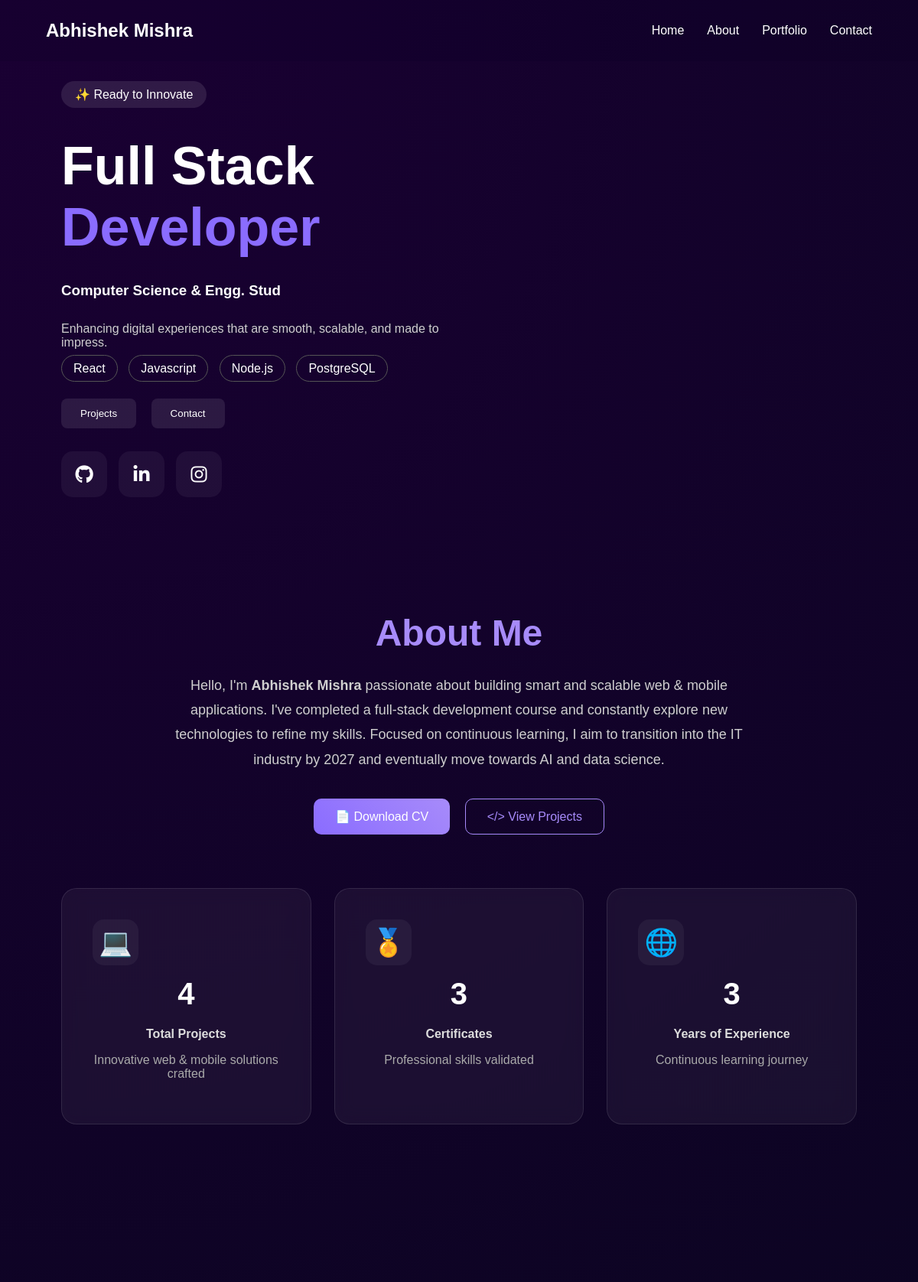
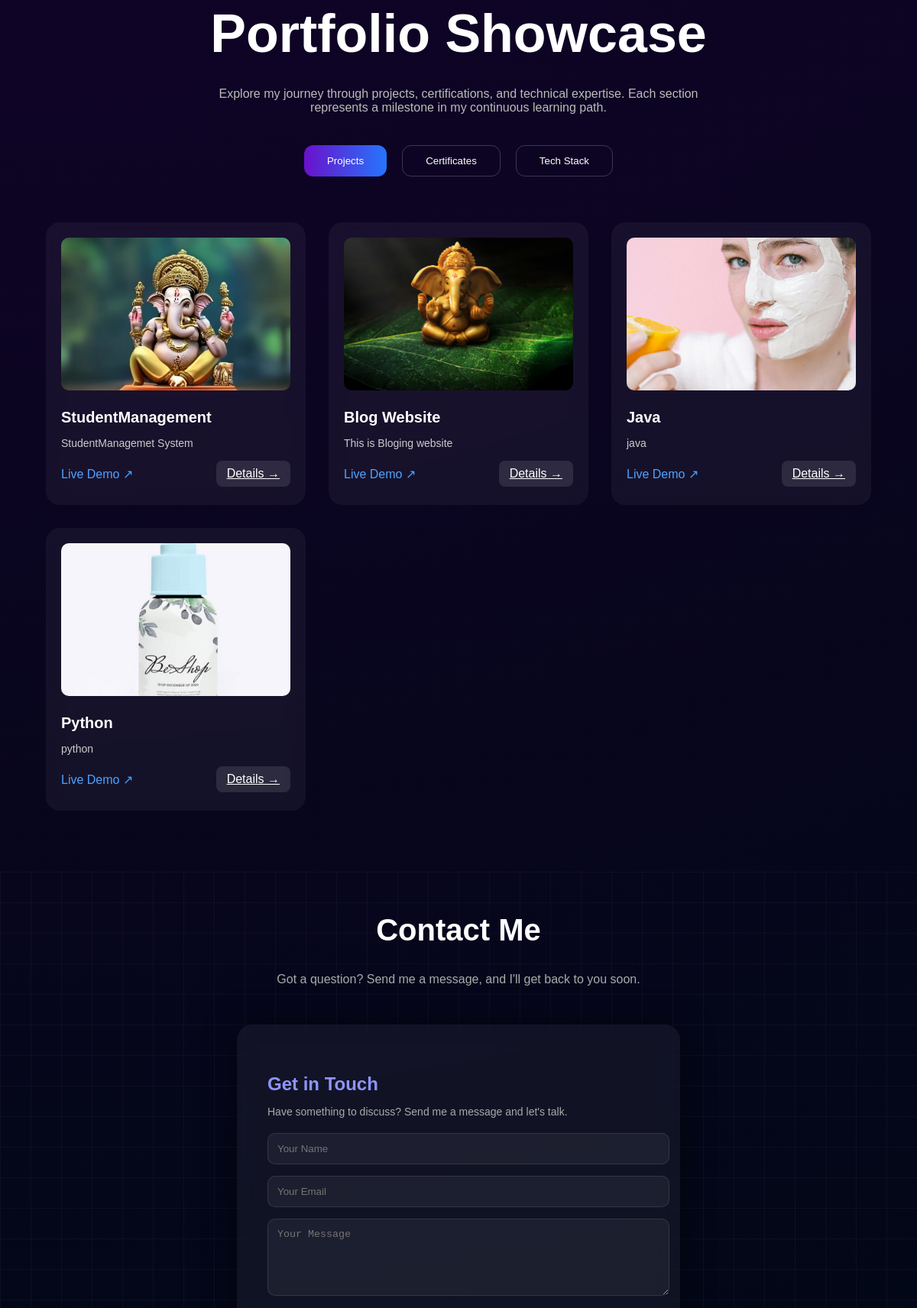
The page / (upper part) on the database its author committed (2 pictures, top to bottom).
### Myportfolio/models.py (models this page shows)
class Project(models.Model):
    title = models.CharField(max_length=100)
    description = models.TextField()
    image = models.ImageField(upload_to='portfolio_project/')
    project_url = models.URLField(blank=True)
    def __str__(self):
        return self.title

### Myportfolio/views.py (the view)
# urls.py: path('', views.index, name='index'),
def index(request):
    projects = Project.objects.all()
    print(projects)
    return render(request, 'Myportfolio/index.html', {
        'projects': projects
    })

### Myportfolio/templates/Myportfolio/index.html (shortened to what this page needs)
{% extends 'Myportfolio/base.html' %}

### Myportfolio/templates/Myportfolio/base.html (shortened to what this page needs)
{% load static %}
<!doctype html>
<html lang="en">
  <head>
    <link
      rel="stylesheet"
      href="https://cdnjs.cloudflare.com/ajax/libs/font-awesome/6.5.0/css/all.min.css"
    />
    <link rel="stylesheet" href="{% static 'Myportfolio/css/style.css' %}" />
  </head>
  <body>
    <nav class="navbar">
      <h2>Abhishek Mishra</h2>
      <ul>
        <li class="nav-links"><a href="/">Home</a></li>
        <li class="nav-links"><a href="#about">About</a></li>
        <li class="nav-links"><a href="#portfolio">Portfolio</a></li>
        <li class="nav-links"><a href="#Contact">Contact</a></li>
      </ul>
    </nav>
    <section class="hero">
      <p class="badge">✨ Ready to Innovate</p>
      <h1>
        Full Stack <br />
        <span>Developer</span>
      </h1>
      <h3>
        <span id="typing-text"></span>
      </h3>
      <p class="desc">
        Enhancing digital experiences that are smooth, scalable, and made to
        impress.
      </p>
      <div class="skills">
        <span class="hov">React</span>
        <span class="hov">Javascript</span>
        <span class="hov">Node.js</span>
        <span class="hov">PostgreSQL</span>
      </div>
      <div class="buttons">
        <button class="data"><a href="#about">Projects</a></button>
        <button class="data"><a href="#Contact">Contact</a></button>
      </div>
      <div class="social-icons">
        <a href="https://github.com/YOUR_GITHUB_USERNAME" target="_blank">
          <div class="icon">
            <i class="fab fa-github"></i>
          </div>
        </a>
        <a
          href="https://www.linkedin.com/in/abhishek-mishra-04ab74329/"
          target="_blank"
        >
          <div class="icon">
            <i class="fab fa-linkedin-in"></i>
          </div>
        </a>
        <a href="https://instagram.com/YOUR_USERNAME" target="_blank">
          <div class="icon">
            <i class="fab fa-instagram"></i>
          </div>
        </a>
      </div>
    </section>
    <section id="about" class="about">
      <h2 class="about-title">About Me</h2>
      <p class="about-text">
        Hello, I'm <b>Abhishek Mishra</b> passionate about building smart and
        scalable web & mobile applications. I've completed a full-stack
        development course and constantly explore new technologies to refine my
        skills. Focused on continuous learning, I aim to transition into the IT
        industry by 2027 and eventually move towards AI and data science.
      </p>
      <div class="about-buttons">
        <a href="#" class="btn-primary">📄 Download CV</a>
        <a href="#projects" class="btn-outline"> &lt;/&gt; View Projects</a>
      </div>
      <div class="about-cards">
        <div class="about-card">
          <div class="icon">💻</div>
          <h3>{{ projects|length }}</h3>
          <h4>Total Projects</h4>
          <p>Innovative web & mobile solutions crafted</p>
        </div>
        <div class="about-card">
          <div class="icon">🏅</div>
          <h3>3</h3>
          <h4>Certificates</h4>
          <p>Professional skills validated</p>
        </div>
        <div class="about-card">
          <div class="icon">🌐</div>
          <h3>3</h3>
          <h4>Years of Experience</h4>
          <p>Continuous learning journey</p>
        </div>
      </div>
    </section>
    <section class="portfolio" id="portfolio">
      <div class="container">
        <h1 class="title">Portfolio Showcase</h1>
        <p class="subtitle">
          Explore my journey through projects, certifications, and technical
          expertise. Each section represents a milestone in my continuous
          learning path.
        </p>
        <div class="tabs">
          <button class="tab active">Projects</button>
          <button class="tab">Certificates</button>
          <button class="tab">Tech Stack</button>
        </div>
        <div class="card-wrapper">
          {% for project in projects %}
          <div class="card">
            <img src="{{ project.image.url }}" alt="{{ project.title }}" />
            <h3>{{ project.title }}</h3>
            <p>{{ project.description }}</p>
            <div class="card-footer">
              {% if project.project_url %}
              <a
                href="{{ project.project_url }}"
                target="_blank"
                class="live-demo"
              >
                Live Demo ↗
              </a>
              <a
                href="{{ project.project_url }}"
                target="_blank"
                class="details-btn"
              >
                Details →
              </a>
              {% endif %}
            </div>
          </div>
          {% empty %}
          <p>No projects found.</p>
          {% endfor %}
        </div>
      </div>
    </section>
    <section class="contact-section" id="Contact">
      <h2 class="contact-title">Contact Me</h2>
      <p class="contact-subtitle">
        Got a question? Send me a message, and I'll get back to you soon.
      </p>
      <div class="contact-card">
        <h3 class="card-heading">Get in Touch</h3>
        <p class="card-subtext">
          Have something to discuss? Send me a message and let's talk.
        </p>
        <form class="contact-form" method="POST" action="{% url 'contact' %}">
          <input type="text" name="name" placeholder="Your Name" required />
          <input type="email" name="email" placeholder="Your Email" required />
          <textarea
            name="message"
            placeholder="Your Message"
            rows="5"
            required
          ></textarea>
        </form>
      </div>
    </section>
  </body>
</html>

### rows shown on the page
Project: image (picture), title "StudentManagement", description "StudentManagemet System"
Project: image (picture), title "Blog Website", description "This is Bloging website"
Project: image (picture), title "Java", description "java"
Project: image (picture), title "Python", description "python"

### other values the page prints
{{ projects|length }} "4"
